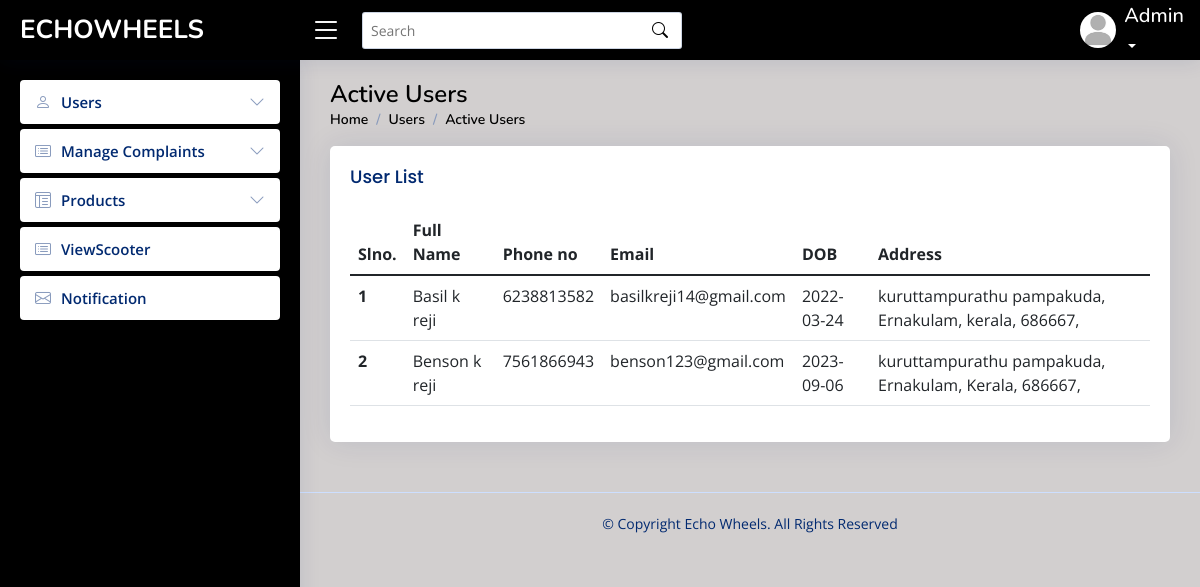
Page /admin/activeuser.php on the committed database.
### tables this page shows
CREATE TABLE `registration` (
  `first_name` varchar(30) NOT NULL,
  `last_name` varchar(30) NOT NULL,
  `contact` varchar(10) NOT NULL,
  `email_id` varchar(50) NOT NULL,
  `house_name` varchar(30) NOT NULL,
  `street_name` varchar(30) NOT NULL,
  `district_name` varchar(20) NOT NULL,
  `state_name` varchar(20) NOT NULL,
  `pincode` int(6) NOT NULL,
  `date_of_birth` date NOT NULL
);

### connect.php (called while the page is built, shortened)
<?php
$dbname="echowheels";
$conn=mysqli_connect("localhost","root","",$dbname);
function select_data($sql)
{
  global $conn;
  $res = mysqli_query($conn, $sql);
  if ($res)
    return $res;
  else
    return False;
}
?>

### admin/activeuser.php (the view, shortened to what this page needs)
<?php
include("header.php");
?>
<main id="main" class="main">
  <div class="pagetitle">
    <h1>Active Users</h1>
    <nav>
      <ol class="breadcrumb">
        <li class="breadcrumb-item"><a href="activeuser.php">Home</a></li>
        <li class="breadcrumb-item">Users</li>
        <li class="breadcrumb-item active">Active Users</li>
      </ol>
    </nav>
  </div>
  <section class="section dashboard">
    <div class="row">
      <section class="section">
        <div class="row">
          <div class="col-lg-12">
          <div class="card">
          <div class="card-body">
            <h5 class="card-title">
              User List
            </h5>
            <table class="table datatable">
              <thead>
                <tr>
                  <th scope="col">Slno.</th>
                  <th scope="col">Full Name</th>
                  <th scope="col">Phone no</th>
                  <th scope="col">Email</th>
                  <th scope="col">DOB</th>
                  <th scope="col">Address</th>
                </tr>
              </thead>
              <tbody>
                <?php
                $sql = "SELECT * FROM `registration` WHERE email_id IN (SELECT email_id FROM `login` WHERE user_type = 1)";
                $data = select_data($sql);
                $n = 1;
                while ($row = mysqli_fetch_assoc($data)) {
                  ?>
                  <tr>
                    <th scope='row'>
                      <?php echo $n++; ?>
                    </th>
                    <td>
                      <?php echo $row['first_name'] . " " . $row['last_name'] ?>
                    </td>
                    <td>
                      <?php echo $row['contact'] ?>
                    </td>
                    <td>
                      <?php echo $row['email_id'] ?>
                    </td>
                    <td>
                    <?php echo $row['date_of_birth'] ?>
                    </td>
                    <td>
                    <?php echo $row['house_name'] ?>
                      <?php echo $row['street_name'] ?>,
                      <?php echo $row['district_name'] ?>,
                      <?php echo $row['state_name'] ?>,
                      <?php echo $row['pincode'] ?>,
                    </td>
                  </tr>
                  <?php
                }
                ?>
              </tbody>
            </table>
          </div>
        </div>
    </div>
    </div>
  </section>
</main>

### admin/assets/css/styleeee.css (style rules this page uses)
:root { scroll-behavior: smooth; }
body { font-family: "Open Sans", sans-serif; background: #d2cfcf; color: #444444; }
a { color: #4154f1; text-decoration: none; }
h1, h2, h3, h4, h5, h6 { font-family: "Nunito", sans-serif; }
#main { margin-top: 60px; padding: 20px 30px; transition: all 0.3s; }
.pagetitle { margin-bottom: 10px; }
.pagetitle h1 { font-size: 24px; margin-bottom: 0; font-weight: 600; color: #000000; }
.card { margin-bottom: 30px; border: none; border-radius: 5px; box-shadow: 0px 0 30px rgba(1, 41, 112, 0.1); }
.card-title { padding: 20px 0 15px 0; font-size: 18px; font-weight: 500; color: #012970; font-family: "Poppins", sans-serif; }
.card-body { padding: 0 20px 20px 20px; }
.breadcrumb { font-size: 14px; font-family: "Nunito", sans-serif; color: #000000; font-weight: 600; }
.breadcrumb a { color: #000000; transition: 0.3s; }
.breadcrumb .breadcrumb-item::before { color: #899bbd; }
.breadcrumb .active { color: #000000; font-weight: 600; }
@media (min-width: 1200px) { #main, #footer { margin-left: 300px; } }
.footer { padding: 20px 0; font-size: 14px; transition: all 0.3s; border-top: 1px solid #cddfff; }
.footer .copyright { text-align: center; color: #012970; }
.footer .credits { padding-top: 5px; text-align: center; font-size: 13px; color: #012970; }

### rows in the picture
registration: first_name "Basil", last_name "k reji", contact "6238813582", email_id "basilkreji14@gmail.com", date_of_birth "2022-03-24", house_name "kuruttampurathu", street_name "pampakuda", district_name "Ernakulam", state_name "kerala", pincode "686667"
registration: first_name "Benson", last_name "k reji", contact "7561866943", email_id "benson123@gmail.com", date_of_birth "2023-09-06", house_name "kuruttampurathu", street_name "pampakuda", district_name "Ernakulam", state_name "Kerala", pincode "686667"
